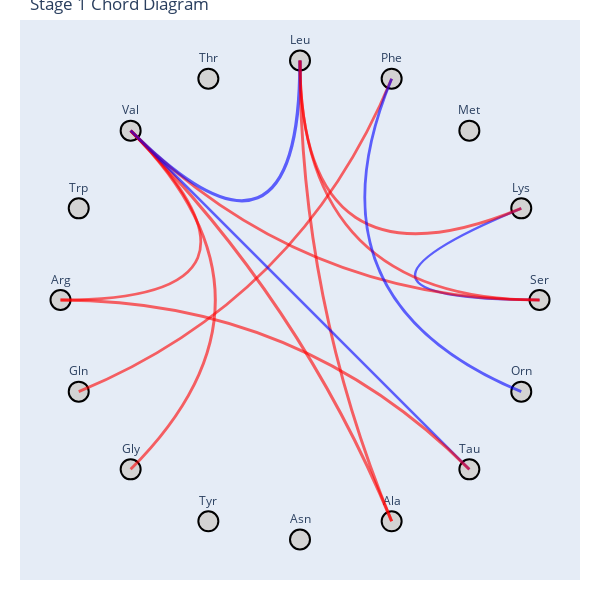
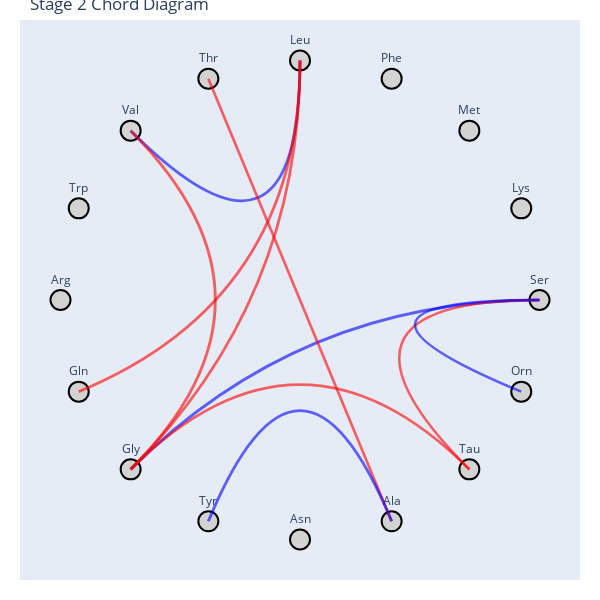
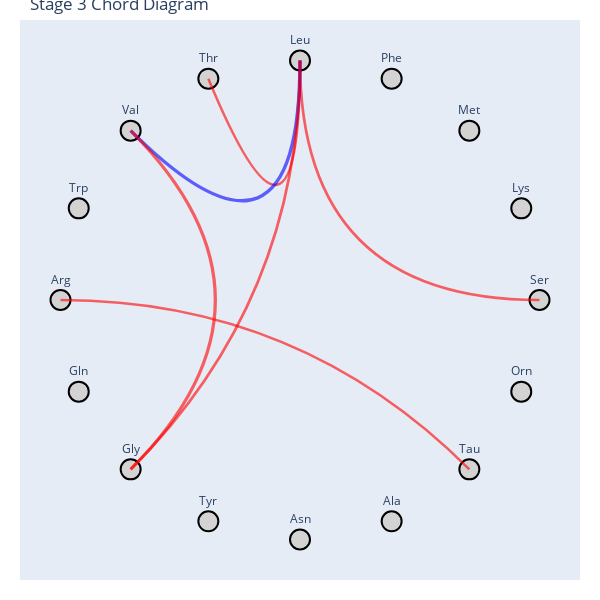
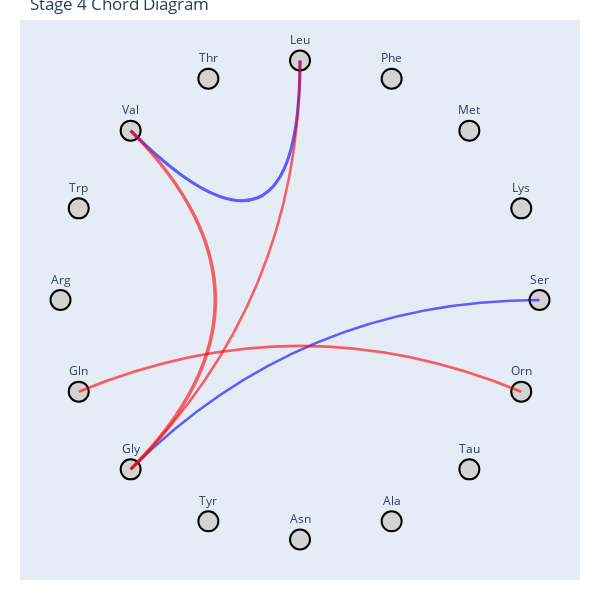

The code cell stored with these charts, in order, in its notebook:
### Code cell
create_chord_diagram(stage1_df, amino_acids, 1)
create_chord_diagram(stage2_df, amino_acids, 2)
create_chord_diagram(stage3_df, amino_acids, 3)
create_chord_diagram(stage4_df, amino_acids, 4)

### Figure 1 — Plotly figure (JSON) as saved in the notebook; plotly's stock layout.template omitted (floating-point values rounded to 4 significant figures)
{"data": [{"hoverinfo": "text", "marker": {"color": "lightgrey", "line": {"color": "black", "width": 2}, "size": 20}, "mode": "markers+text", "text": ["Ser", "Lys", "Met", "Phe", "Leu", "Thr", "Val", "Trp", "Arg", "Gln", "Gly", "Tyr", "Asn", "Ala", "Tau", "Orn"], "textposition": "top center", "type": "scatter", "x": [1, 0.9239, 0.7071, 0.3827, 6.123e-17, -0.3827, -0.7071, -0.9239, -1, -0.9239, -0.7071, -0.3827, -1.837e-16, 0.3827, 0.7071, 0.9239], "y": [0, 0.3827, 0.7071, 0.9239, 1, 0.9239, 0.7071, 0.3827, 1.225e-16, -0.3827, -0.7071, -0.9239, -1, -0.9239, -0.7071, -0.3827]}], "layout": {"height": 600, "margin": {"b": 20, "l": 20, "r": 20, "t": 20}, "shapes": [{"line": {"color": "blue", "width": 2.56}, "opacity": 0.6, "path": "M 1.0,0.0 Q 0,0 0.9238795325112867,0.3826834323650898", "type": "path"}, {"line": {"color": "red", "width": 2.62}, "opacity": 0.6, "path": "M 1.0,0.0 Q 0,0 6.123233995736766e-17,1.0", "type": "path"}, {"line": {"color": "red", "width": 2.77}, "opacity": 0.6, "path": "M 1.0,0.0 Q 0,0 -0.7071067811865475,0.7071067811865476", "type": "path"}, {"line": {"color": "red", "width": 2.83}, "opacity": 0.6, "path": "M 0.9238795325112867,0.3826834323650898 Q 0,0 6.123233995736766e-17,1.0", "type": "path"}, {"line": {"color": "red", "width": 2.77}, "opacity": 0.6, "path": "M 0.38268343236508984,0.9238795325112867 Q 0,0 -0.9238795325112868,-0.38268343236508967", "type": "path"}, {"line": {"color": "blue", "width": 2.77}, "opacity": 0.6, "path": "M 0.38268343236508984,0.9238795325112867 Q 0,0 0.9238795325112865,-0.3826834323650904", "type": "path"}, {"line": {"color": "blue", "width": 3.37}, "opacity": 0.6, "path": "M 6.123233995736766e-17,1.0 Q 0,0 -0.7071067811865475,0.7071067811865476", "type": "path"}, {"line": {"color": "red", "width": 2.95}, "opacity": 0.6, "path": "M 6.123233995736766e-17,1.0 Q 0,0 0.38268343236509,-0.9238795325112866", "type": "path"}, {"line": {"color": "red", "width": 2.77}, "opacity": 0.6, "path": "M -0.7071067811865475,0.7071067811865476 Q 0,0 -1.0,1.2246467991473532e-16", "type": "path"}, {"line": {"color": "red", "width": 2.83}, "opacity": 0.6, "path": "M -0.7071067811865475,0.7071067811865476 Q 0,0 -0.7071067811865477,-0.7071067811865475", "type": "path"}, {"line": {"color": "red", "width": 3.1}, "opacity": 0.6, "path": "M -0.7071067811865475,0.7071067811865476 Q 0,0 0.38268343236509,-0.9238795325112866", "type": "path"}, {"line": {"color": "blue", "width": 2.59}, "opacity": 0.6, "path": "M -0.7071067811865475,0.7071067811865476 Q 0,0 0.7071067811865474,-0.7071067811865477", "type": "path"}, {"line": {"color": "red", "width": 3.01}, "opacity": 0.6, "path": "M -1.0,1.2246467991473532e-16 Q 0,0 0.7071067811865474,-0.7071067811865477", "type": "path"}], "showlegend": false, "title": {"text": "Stage 1 Chord Diagram"}, "width": 600, "xaxis": {"visible": false}, "yaxis": {"scaleanchor": "x", "scaleratio": 1, "visible": false}}}

### Figure 2 — Plotly figure (JSON) as saved in the notebook; plotly's stock layout.template omitted (floating-point values rounded to 4 significant figures)
{"data": [{"hoverinfo": "text", "marker": {"color": "lightgrey", "line": {"color": "black", "width": 2}, "size": 20}, "mode": "markers+text", "text": ["Ser", "Lys", "Met", "Phe", "Leu", "Thr", "Val", "Trp", "Arg", "Gln", "Gly", "Tyr", "Asn", "Ala", "Tau", "Orn"], "textposition": "top center", "type": "scatter", "x": [1, 0.9239, 0.7071, 0.3827, 6.123e-17, -0.3827, -0.7071, -0.9239, -1, -0.9239, -0.7071, -0.3827, -1.837e-16, 0.3827, 0.7071, 0.9239], "y": [0, 0.3827, 0.7071, 0.9239, 1, 0.9239, 0.7071, 0.3827, 1.225e-16, -0.3827, -0.7071, -0.9239, -1, -0.9239, -0.7071, -0.3827]}], "layout": {"height": 600, "margin": {"b": 20, "l": 20, "r": 20, "t": 20}, "shapes": [{"line": {"color": "blue", "width": 3.07}, "opacity": 0.6, "path": "M 1.0,0.0 Q 0,0 -0.7071067811865477,-0.7071067811865475", "type": "path"}, {"line": {"color": "red", "width": 2.59}, "opacity": 0.6, "path": "M 1.0,0.0 Q 0,0 0.7071067811865474,-0.7071067811865477", "type": "path"}, {"line": {"color": "blue", "width": 2.62}, "opacity": 0.6, "path": "M 1.0,0.0 Q 0,0 0.9238795325112865,-0.3826834323650904", "type": "path"}, {"line": {"color": "blue", "width": 2.8}, "opacity": 0.6, "path": "M 6.123233995736766e-17,1.0 Q 0,0 -0.7071067811865475,0.7071067811865476", "type": "path"}, {"line": {"color": "red", "width": 2.8}, "opacity": 0.6, "path": "M 6.123233995736766e-17,1.0 Q 0,0 -0.9238795325112868,-0.38268343236508967", "type": "path"}, {"line": {"color": "red", "width": 2.77}, "opacity": 0.6, "path": "M 6.123233995736766e-17,1.0 Q 0,0 -0.7071067811865477,-0.7071067811865475", "type": "path"}, {"line": {"color": "red", "width": 2.68}, "opacity": 0.6, "path": "M -0.3826834323650897,0.9238795325112867 Q 0,0 0.38268343236509,-0.9238795325112866", "type": "path"}, {"line": {"color": "red", "width": 2.77}, "opacity": 0.6, "path": "M -0.7071067811865475,0.7071067811865476 Q 0,0 -0.7071067811865477,-0.7071067811865475", "type": "path"}, {"line": {"color": "red", "width": 2.56}, "opacity": 0.6, "path": "M -0.7071067811865477,-0.7071067811865475 Q 0,0 0.7071067811865474,-0.7071067811865477", "type": "path"}, {"line": {"color": "blue", "width": 2.95}, "opacity": 0.6, "path": "M -0.38268343236509034,-0.9238795325112865 Q 0,0 0.38268343236509,-0.9238795325112866", "type": "path"}], "showlegend": false, "title": {"text": "Stage 2 Chord Diagram"}, "width": 600, "xaxis": {"visible": false}, "yaxis": {"scaleanchor": "x", "scaleratio": 1, "visible": false}}}

### Figure 3 — Plotly figure (JSON) as saved in the notebook; plotly's stock layout.template omitted (floating-point values rounded to 4 significant figures)
{"data": [{"hoverinfo": "text", "marker": {"color": "lightgrey", "line": {"color": "black", "width": 2}, "size": 20}, "mode": "markers+text", "text": ["Ser", "Lys", "Met", "Phe", "Leu", "Thr", "Val", "Trp", "Arg", "Gln", "Gly", "Tyr", "Asn", "Ala", "Tau", "Orn"], "textposition": "top center", "type": "scatter", "x": [1, 0.9239, 0.7071, 0.3827, 6.123e-17, -0.3827, -0.7071, -0.9239, -1, -0.9239, -0.7071, -0.3827, -1.837e-16, 0.3827, 0.7071, 0.9239], "y": [0, 0.3827, 0.7071, 0.9239, 1, 0.9239, 0.7071, 0.3827, 1.225e-16, -0.3827, -0.7071, -0.9239, -1, -0.9239, -0.7071, -0.3827]}], "layout": {"height": 600, "margin": {"b": 20, "l": 20, "r": 20, "t": 20}, "shapes": [{"line": {"color": "red", "width": 2.65}, "opacity": 0.6, "path": "M 1.0,0.0 Q 0,0 6.123233995736766e-17,1.0", "type": "path"}, {"line": {"color": "red", "width": 2.53}, "opacity": 0.6, "path": "M 6.123233995736766e-17,1.0 Q 0,0 -0.3826834323650897,0.9238795325112867", "type": "path"}, {"line": {"color": "blue", "width": 3.46}, "opacity": 0.6, "path": "M 6.123233995736766e-17,1.0 Q 0,0 -0.7071067811865475,0.7071067811865476", "type": "path"}, {"line": {"color": "red", "width": 2.77}, "opacity": 0.6, "path": "M 6.123233995736766e-17,1.0 Q 0,0 -0.7071067811865477,-0.7071067811865475", "type": "path"}, {"line": {"color": "red", "width": 3.1}, "opacity": 0.6, "path": "M -0.7071067811865475,0.7071067811865476 Q 0,0 -0.7071067811865477,-0.7071067811865475", "type": "path"}, {"line": {"color": "red", "width": 2.59}, "opacity": 0.6, "path": "M -1.0,1.2246467991473532e-16 Q 0,0 0.7071067811865474,-0.7071067811865477", "type": "path"}], "showlegend": false, "title": {"text": "Stage 3 Chord Diagram"}, "width": 600, "xaxis": {"visible": false}, "yaxis": {"scaleanchor": "x", "scaleratio": 1, "visible": false}}}

### Figure 4 — Plotly figure (JSON) as saved in the notebook; plotly's stock layout.template omitted (floating-point values rounded to 4 significant figures)
{"data": [{"hoverinfo": "text", "marker": {"color": "lightgrey", "line": {"color": "black", "width": 2}, "size": 20}, "mode": "markers+text", "text": ["Ser", "Lys", "Met", "Phe", "Leu", "Thr", "Val", "Trp", "Arg", "Gln", "Gly", "Tyr", "Asn", "Ala", "Tau", "Orn"], "textposition": "top center", "type": "scatter", "x": [1, 0.9239, 0.7071, 0.3827, 6.123e-17, -0.3827, -0.7071, -0.9239, -1, -0.9239, -0.7071, -0.3827, -1.837e-16, 0.3827, 0.7071, 0.9239], "y": [0, 0.3827, 0.7071, 0.9239, 1, 0.9239, 0.7071, 0.3827, 1.225e-16, -0.3827, -0.7071, -0.9239, -1, -0.9239, -0.7071, -0.3827]}], "layout": {"height": 600, "margin": {"b": 20, "l": 20, "r": 20, "t": 20}, "shapes": [{"line": {"color": "blue", "width": 2.53}, "opacity": 0.6, "path": "M 1.0,0.0 Q 0,0 -0.7071067811865477,-0.7071067811865475", "type": "path"}, {"line": {"color": "blue", "width": 3.13}, "opacity": 0.6, "path": "M 6.123233995736766e-17,1.0 Q 0,0 -0.7071067811865475,0.7071067811865476", "type": "path"}, {"line": {"color": "red", "width": 2.56}, "opacity": 0.6, "path": "M 6.123233995736766e-17,1.0 Q 0,0 -0.7071067811865477,-0.7071067811865475", "type": "path"}, {"line": {"color": "red", "width": 3.4}, "opacity": 0.6, "path": "M -0.7071067811865475,0.7071067811865476 Q 0,0 -0.7071067811865477,-0.7071067811865475", "type": "path"}, {"line": {"color": "red", "width": 2.74}, "opacity": 0.6, "path": "M -0.9238795325112868,-0.38268343236508967 Q 0,0 0.9238795325112865,-0.3826834323650904", "type": "path"}], "showlegend": false, "title": {"text": "Stage 4 Chord Diagram"}, "width": 600, "xaxis": {"visible": false}, "yaxis": {"scaleanchor": "x", "scaleratio": 1, "visible": false}}}
